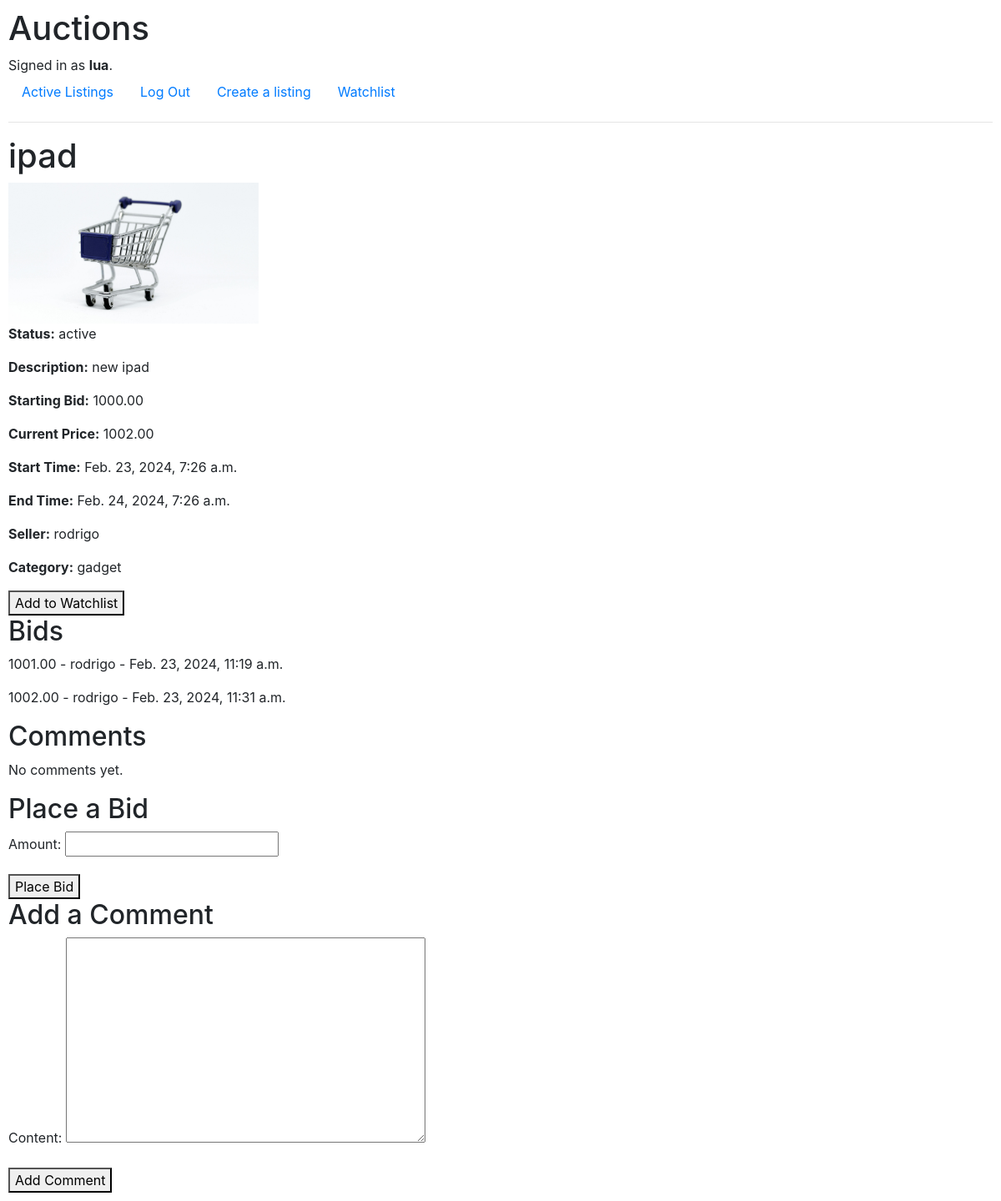
Screenshot of /listing/7/ (signed in) with the database file from the repository.
### auctions/models.py (models this page shows, shortened)
class User(AbstractUser):
    watchlist = models.ManyToManyField('AuctionListing', related_name='watched_by', blank=True)

class AuctionListing(models.Model):
    STATUS_CHOICES = (
        ('active', 'Active'),
        ('closed', 'Closed'),
        ('expired', 'Expired'),
    )
    title = models.CharField(max_length=100)
    description = models.TextField()
    start_time = models.DateTimeField(default=timezone.now)
    end_time = models.DateTimeField()
    starting_bid = models.DecimalField(max_digits=10, decimal_places=2)
    current_price = models.DecimalField(max_digits=10, decimal_places=2, default=0)  # Add current_price field
    category = models.CharField(max_length=50, blank=True)
    status = models.CharField(max_length=10, choices=STATUS_CHOICES, default='active')
    seller = models.ForeignKey(settings.AUTH_USER_MODEL, on_delete=models.CASCADE, related_name='listings')
    image = models.ImageField(upload_to='listing_images/', blank=True, null=True)

class Bid(models.Model):
    amount = models.DecimalField(max_digits=10, decimal_places=2)
    timestamp = models.DateTimeField(default=timezone.now)
    bidder = models.ForeignKey(settings.AUTH_USER_MODEL, on_delete=models.CASCADE, related_name='bids')
    auction_listing = models.ForeignKey(AuctionListing, on_delete=models.CASCADE, related_name='bids')

### auctions/views.py (the view)
# urls.py: path("listing/<int:listing_id>/", views.listing_detail, name="listing_detail"),
def listing_detail(request, listing_id):
    listing = get_object_or_404(AuctionListing, pk=listing_id)
    bidform = BidForm()
    commentform = CommentForm()
    return render(request, 'auctions/listing_detail.html', {'listing': listing, "bidform":bidform, "commentform":commentform})

### auctions/forms.py
class BidForm(forms.ModelForm):
    class Meta:
        model = Bid
        fields = ['amount']

class CommentForm(forms.ModelForm):
    class Meta:
        model = Comment
        fields = ['content']

### auctions/templates/auctions/listing_detail.html (shortened to what this page needs)
{% extends "auctions/layout.html" %}
{% load static %}
{% block body %}
    <h1>{{ listing.title }}</h1>
    {% if listing.image %}
        <img src="{{ listing.image.url }}" alt="{{ listing.title }}" style="max-width: 300px; max-height: 300px;">
    {% else %}
        <img src="{% static 'auctions/placeholder.jpg' %}" alt="Placeholder" style="max-width: 300px; max-height: 300px;">
    {% endif %}
    <p><strong>Status:</strong> {{ listing.status }}</p>
    <p><strong>Description:</strong> {{ listing.description }}</p>
    <p><strong>Starting Bid:</strong> {{ listing.starting_bid }}</p>
    <p><strong>Current Price:</strong> {{ listing.current_price }}</p>
    <p><strong>Start Time:</strong> {{ listing.start_time }}</p>
    <p><strong>End Time:</strong> {{ listing.end_time }}</p>
    <p><strong>Seller:</strong> {{ listing.seller.username }}</p>
    <p><strong>Category:</strong> {{ listing.category }}</p>
    {% if user.is_authenticated %}
        {% if listing in user.watchlist.all %}
            <form action="{% url 'remove_from_watchlist' listing.id %}" method="post">
                {% csrf_token %}
                <button type="submit">Remove from Watchlist</button>
            </form>
        {% else %}
            <form action="{% url 'add_to_watchlist' listing.id %}" method="post">
                <button type="submit">Add to Watchlist</button>
            </form>
        {% endif %}
    {% endif %}
    <h2>Bids</h2>
    {% for bid in listing.bids.all %}
        <p>{{ bid.amount }} - {{ bid.bidder }} - {{ bid.timestamp }}</p>
    {% empty %}
        <p>No bids yet.</p>
    {% endfor %}
    <h2>Comments</h2>
    {% for comment in listing.comments.all %}
        <p>{{ comment.content }} - {{ comment.commenter }} - {{ comment.timestamp }}</p>
    {% empty %}
        <p>No comments yet.</p>
    {% endfor %}
    {% if user.is_authenticated and user != listing.seller %}
        <h2>Place a Bid</h2>
        <form method="post" action="{% url 'add_bid' listing.id %}">
            {{ bidform.as_p }}
            <button type="submit">Place Bid</button>
        </form>
    {% endif %}
    {% if user.is_authenticated %}
        <h2>Add a Comment</h2>
        <form method="post" action="{% url 'add_comment' listing.id %}">
            {{ commentform.as_p }}
            <button type="submit">Add Comment</button>
        </form>
    {% endif %}
{% endblock %}

### auctions/templates/auctions/layout.html (shortened to what this page needs)
{% load static %}
<!DOCTYPE html>
<html lang="en">
    <head>
        <link rel="stylesheet" href="https://stackpath.bootstrapcdn.com/bootstrap/4.4.1/css/bootstrap.min.css">
        <link href="{% static 'auctions/styles.css' %}" rel="stylesheet">
    </head>
    <body>
        <h1>Auctions</h1>
        <div>
            {% if user.is_authenticated %}
                Signed in as <strong>{{ user.username }}</strong>.
            {% else %}
                Not signed in.
            {% endif %}
        </div>
        <ul class="nav">
            <li class="nav-item">
                <a class="nav-link" href="{% url 'index' %}">Active Listings</a>
            </li>
            {% if user.is_authenticated %}
                <li class="nav-item">
                    <a class="nav-link" href="{% url 'logout' %}">Log Out</a>
                </li>
                <li class="nav-item">
                    <a class="nav-link" href="{% url 'create_listing' %}">Create a listing</a>
                </li>
                <li class="nav-item">
                    <a class="nav-link" href="{% url 'watchlist' %}">Watchlist</a>
                </li>
            {% endif %}
        </ul>
        <hr>
        {% block body %}
        {% endblock %}
    </body>
</html>

### auctions/static/auctions/styles.css (style rules this page uses)
body { padding: 10px; }

### rows the page displays
User: username "lua"
AuctionListing: title "ipad", status "active", description "new ipad", starting_bid "1000.00", current_price "1002.00", start_time "Feb. 23, 2024, 7:26 a.m.", end_time "Feb. 24, 2024, 7:26 a.m.", seller.username "rodrigo", category "gadget"
Bid: amount "1001.00", bidder "rodrigo", timestamp "Feb. 23, 2024, 11:19 a.m."
Bid: amount "1002.00", bidder "rodrigo", timestamp "Feb. 23, 2024, 11:31 a.m."
